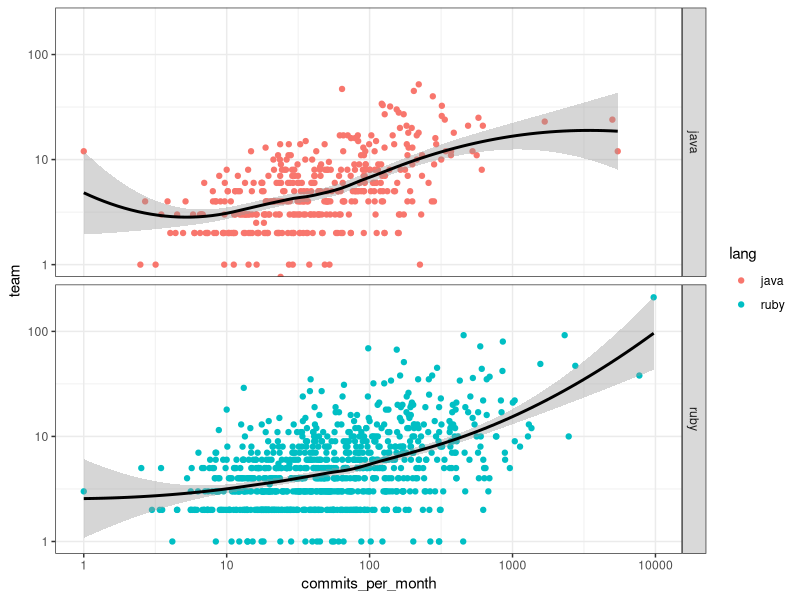
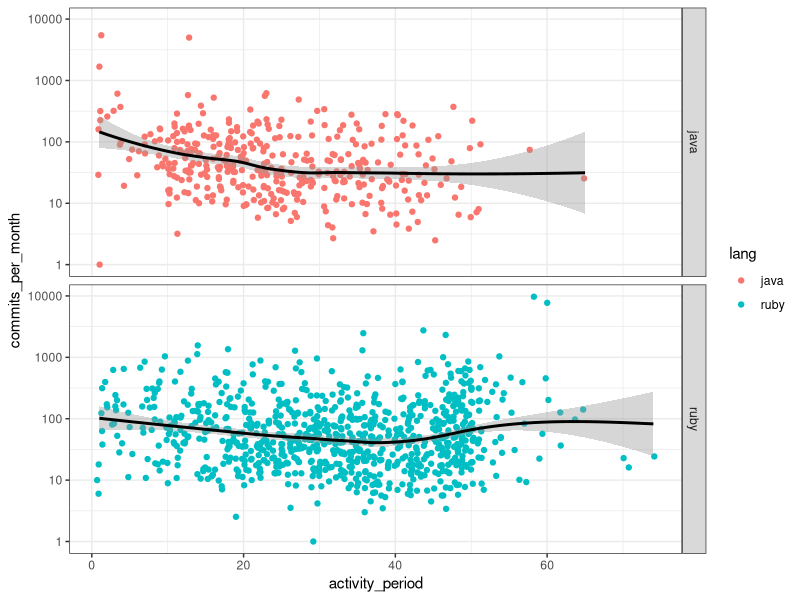

R code for these plots, in order:
## ---- chunk 1
suppressMessages(library("tidyverse"))
suppressMessages(library("here"))
library(tidyverse)
library(here)
library(knitr)
library(ggplot2)
theme_set(theme_bw())


## ---- chunk 2
projetos = read_csv(here::here("data/projetos.csv"))
## ---- chunk 3
projetos = projetos %>% 
    filter(lang != "javascript")
## ---- chunk 4

ggplot(projetos, aes(commits_per_month, team, colour=lang)) +
    geom_point() +
    geom_smooth(method = 'loess', colour="black") +
    facet_grid(lang ~ .)+
    scale_x_log10() +
    scale_y_log10()


## ---- chunk 5

projetos %>% 
  group_by(lang) %>% 
 summarise(
     pearson = cor(team, commits_per_month, method="pearson")
 )


## ---- chunk 6
ggplot(projetos, aes(activity_period, commits_per_month, colour=lang)) +
    geom_jitter() +
    facet_grid(lang ~ .) +
    geom_smooth(method = 'loess', colour="black") +
    scale_y_log10()

## ---- chunk 7

projetos %>% 
  group_by(lang) %>% 
 summarise(
     pearson = cor(activity_period, commits_per_month, method="pearson")

    )
